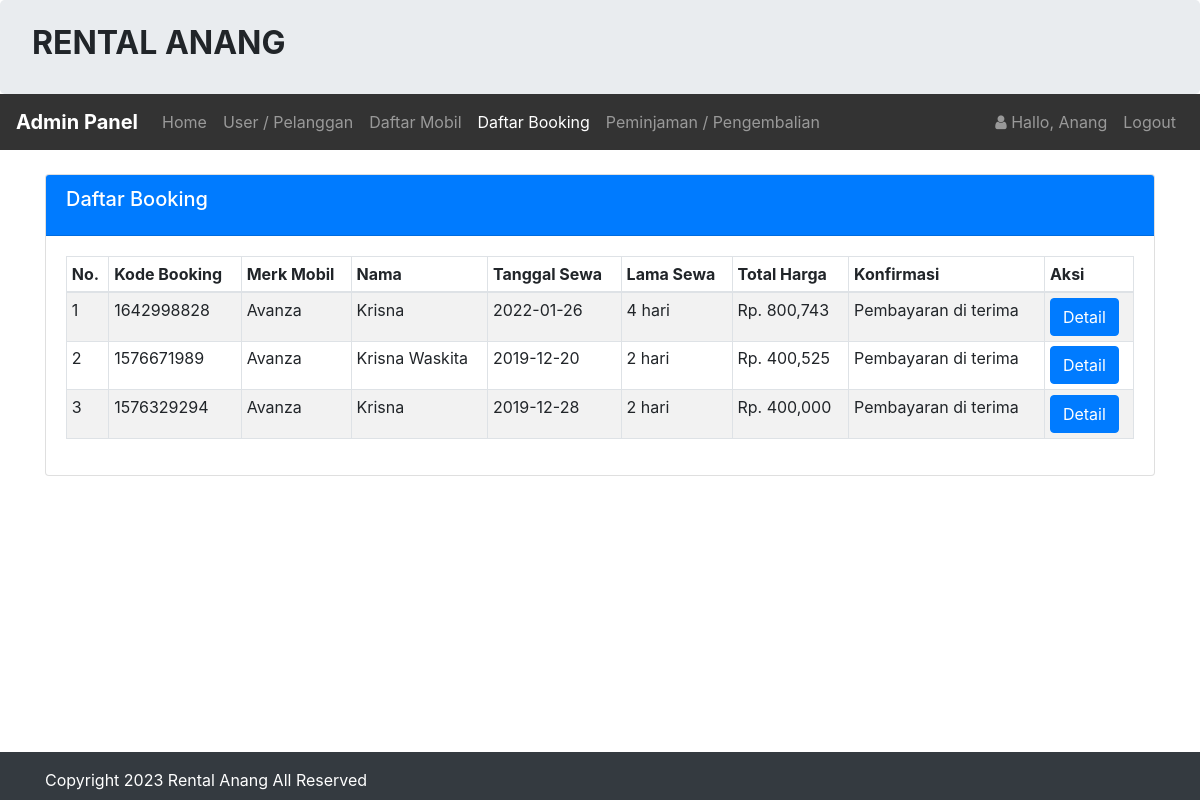
Screenshot of /admin/booking/booking.php (signed in) with the database file from the repository.
### tables this page shows
CREATE TABLE `infoweb` (
  `id` int(11) NOT NULL,
  `nama_rental` varchar(255) DEFAULT NULL,
  `telp` varchar(15) DEFAULT NULL,
  `alamat` text DEFAULT NULL,
  `email` varchar(255) DEFAULT NULL,
  `no_rek` text DEFAULT NULL,
  `updated_at` timestamp NOT NULL DEFAULT current_timestamp()
);

CREATE TABLE `booking` (
  `id_booking` int(11) NOT NULL,
  `kode_booking` varchar(255) NOT NULL,
  `id_login` int(11) NOT NULL,
  `id_mobil` int(11) NOT NULL,
  `ktp` varchar(255) NOT NULL,
  `nama` varchar(255) NOT NULL,
  `alamat` varchar(255) NOT NULL,
  `no_tlp` varchar(15) NOT NULL,
  `tanggal` varchar(255) NOT NULL,
  `lama_sewa` int(11) NOT NULL,
  `total_harga` int(11) NOT NULL,
  `konfirmasi_pembayaran` varchar(255) NOT NULL,
  `tgl_input` varchar(255) NOT NULL
);

CREATE TABLE `mobil` (
  `id_mobil` int(11) NOT NULL,
  `no_plat` varchar(255) NOT NULL,
  `merk` varchar(255) NOT NULL,
  `harga` int(255) NOT NULL,
  `deskripsi` varchar(255) NOT NULL,
  `status` varchar(255) NOT NULL,
  `gambar` text NOT NULL
);

### koneksi/koneksi.php (called while the page is built, shortened)
<?php
    $user = 'root';
    $pass = '';
    $koneksi = new PDO("mysql:host=localhost;dbname=rental_mobil", $user, $pass);
    $url = "http://localhost/rental_mobil/";
    $sql_web = "SELECT * FROM infoweb WHERE id = 1";
    $row_web = $koneksi->prepare($sql_web);
    $row_web->execute();
    $info_web = $row_web->fetch(PDO::FETCH_OBJ);
?>

### admin/booking/booking.php (the view, shortened to what this page needs)
<?php
    require '../../koneksi/koneksi.php';
    $title_web = 'Daftar Booking';
    include '../header.php';
    if(!empty($_GET['id'])){
        $id = strip_tags($_GET['id']);
        $sql = "SELECT mobil.merk, booking.* FROM booking JOIN mobil ON
                booking.id_mobil=mobil.id_mobil WHERE id_login = '$id' ORDER BY id_booking DESC";
    }else{
        $sql = "SELECT mobil.merk, booking.* FROM booking JOIN mobil ON
                booking.id_mobil=mobil.id_mobil ORDER BY id_booking DESC";
    }
    $hasil = $koneksi->query($sql)->fetchAll();
?>
<br>
<div class="container">
    <div class="card">
        <div class="card-header text-white bg-primary">
            <h5 class="card-title">
            Daftar Booking
            </h5>
        </div>
        <div class="card-body">
            <div class="table-responsive">
                <table class="table table-striped table-bordered table-sm">
                    <thead>
                        <tr>
                            <th>No. </th>
                            <th>Kode Booking</th>
                            <th>Merk Mobil</th>
                            <th>Nama </th>
                            <th>Tanggal Sewa </th>
                            <th>Lama Sewa </th>
                            <th>Total Harga</th>
                            <th>Konfirmasi</th>
                            <th>Aksi</th>
                        </tr>
                    </thead>
                    <tbody>
                        <?php  $no=1; foreach($hasil as $isi){?>
                        <tr>
                            <td><?php echo $no;?></td>
                            <td><?= $isi['kode_booking'];?></td>
                            <td><?= $isi['merk'];?></td>
                            <td><?= $isi['nama'];?></td>
                            <td><?= $isi['tanggal'];?></td>
                            <td><?= $isi['lama_sewa'];?> hari</td>
                            <td>Rp. <?= number_format($isi['total_harga']);?></td>
                            <td><?= $isi['konfirmasi_pembayaran'];?></td>
                            <td>
                                <a class="btn btn-primary" href="bayar.php?id=<?= $isi['kode_booking'];?>"
                                role="button">Detail</a>
                            </td>
                        </tr>
                        <?php $no++;}?>
                    </tbody>
                </table>
            </div>
        </div>
    </div>
</div>
<?php  include '../footer.php';?>

### admin/header.php (shortened to what this page needs)
<?php
    $id_login = $_SESSION['USER']['id_login'];
    $row = $koneksi->prepare("SELECT * FROM login WHERE id_login=?");
    $row->execute(array($id_login));
    $hasil_login = $row->fetch();
?>
<!doctype html>
<html lang="en">
  <head>
    <link rel="stylesheet" href="<?php echo $url;?>assets/css/bootstrap.css" >
    <link rel="stylesheet" href="<?php echo $url;?>assets/css/font-awesome.css" >
  </head>
  <body>
    <div class="jumbotron pt-4 pb-4">
        <div class="row">
            <div class="col-sm-8">
                <h2><b style="text-transform:uppercase;"><?= $info_web->nama_rental;?> </b></h2>
            </div>
        </div>
    </div>
    <nav class="navbar navbar-expand-lg navbar-dark" style="background-color: #333;">
        <a class="navbar-brand" href="<?php echo $url;?>admin/"><b>Admin Panel</b></a>
        <div class="collapse navbar-collapse" id="collapsibleNavId">
            <ul class="navbar-nav mr-auto mt-2 mt-lg-0">
                <li class="nav-item <?php if($title_web == 'Dashboard'){ echo 'active';}?>">
                    <a class="nav-link" href="<?php echo $url;?>admin/">Home <span class="sr-only">(current)</span></a>
                </li>
                <li class="nav-item <?php if($title_web == 'User'){ echo 'active';}?>">
                    <a class="nav-link" href="<?php echo $url;?>admin/user/index.php">User / Pelanggan</a>
                </li>
                <li class="nav-item <?php if($title_web == 'Daftar Mobil'){ echo 'active';}?>
                <?php if($title_web == 'Tambah Mobil'){ echo 'active';}?>
                <?php if($title_web == 'Edit Mobil'){ echo 'active';}?>">
                    <a class="nav-link" href="<?php echo $url;?>admin/mobil/mobil.php">Daftar Mobil</a>
                </li>
                <li class="nav-item <?php if($title_web == 'Daftar Booking'){ echo 'active';}?>
                <?php if($title_web == 'Konfirmasi'){ echo 'active';}?>">
                    <a class="nav-link" href="<?php echo $url;?>admin/booking/booking.php">Daftar Booking</a>
                </li>
                <li class="nav-item <?php if($title_web == 'Peminjaman'){ echo 'active';}?>">
                    <a class="nav-link" href="<?php echo $url;?>admin/peminjaman/peminjaman.php">Peminjaman / Pengembalian</a>
                </li>
            </ul>
            <ul class="navbar-nav my-2 my-lg-0">
                <li class="nav-item">
                    <a class="nav-link" href="#">
                        <i class="fa fa-user"> </i> Hallo, <?php echo $hasil_login['nama_pengguna'];?>
                    </a>
                </li>
                <li class="nav-item">
                    <a class="nav-link" onclick="return confirm('Apakah anda ingin logout ?');" href="<?php echo $url;?>admin/logout.php">Logout</a>
                </li>
            </ul>
        </div>
    </nav>

### admin/footer.php (shortened to what this page needs)
    <div class="footer mt-4 bg-dark text-white pt-3 pb-2 fixed-bottom">
      <div class="container">
        Copyright <?= date('Y');?> <?= $info_web->nama_rental;?> All Reserved
      </div>
    </div>
  </body>
</html>

### rows the page displays
infoweb: nama_rental "RENTAL ANANG", nama_rental "Rental Anang"
booking: kode_booking "1642998828", id_mobil.merk "Avanza", nama "Krisna", tanggal "2022-01-26", lama_sewa "4", total_harga "800,743", konfirmasi_pembayaran "Pembayaran di terima"
booking: kode_booking "1576671989", id_mobil.merk "Avanza", nama "Krisna Waskita", tanggal "2019-12-20", lama_sewa "2", total_harga "400,525", konfirmasi_pembayaran "Pembayaran di terima"
booking: kode_booking "1576329294", id_mobil.merk "Avanza", nama "Krisna", tanggal "2019-12-28", lama_sewa "2", total_harga "400,000", konfirmasi_pembayaran "Pembayaran di terima"

### other values shown
$hasil_login['nama_pengguna'] "Anang"
